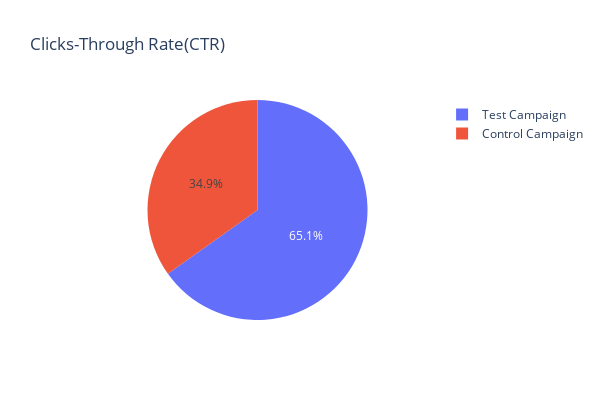

The notebook cell saved with this chart:
### Code cell
# CTR Visualization
fig = px.pie( data_frame=df, names=labels, values= CTR_values, height=400, width=600, title='Clicks-Through Rate(CTR)')
fig.show()

### Figure 1 — Plotly figure (JSON) as saved in the notebook; plotly's stock layout.template omitted (floating-point values rounded to 4 significant figures)
{"data": [{"domain": {"x": [0, 1], "y": [0, 1]}, "hovertemplate": "label=%{label}<br>value=%{value}<extra></extra>", "labels": ["Control Campaign", "Test Campaign"], "legendgroup": "", "name": "", "showlegend": true, "type": "pie", "values": [144.2, 269.6]}], "layout": {"height": 400, "legend": {"tracegroupgap": 0}, "title": {"text": "Clicks-Through Rate(CTR)"}, "width": 600}}
